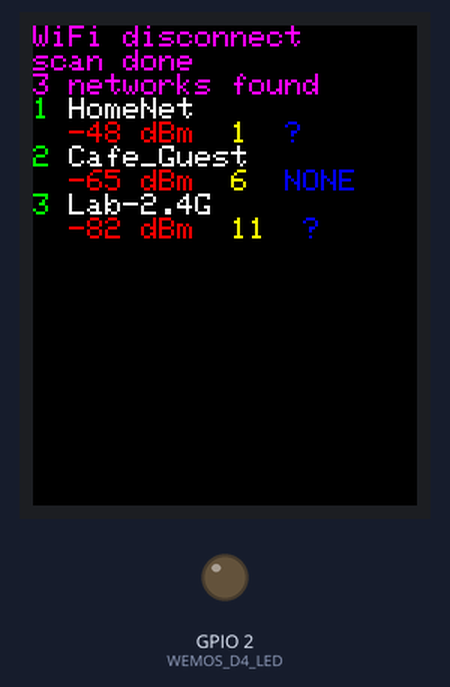
Recording of a sketch running on a simulated ESP8266 (Wemos D1 mini). On the bench: 128×160 colour display, output pins drawn as LEDs (lit = HIGH). A WiFi scan finds three made-up networks; what the sketch prints to the serial monitor is not drawn.

Above: at 12.4 s.
At 22.4 s:
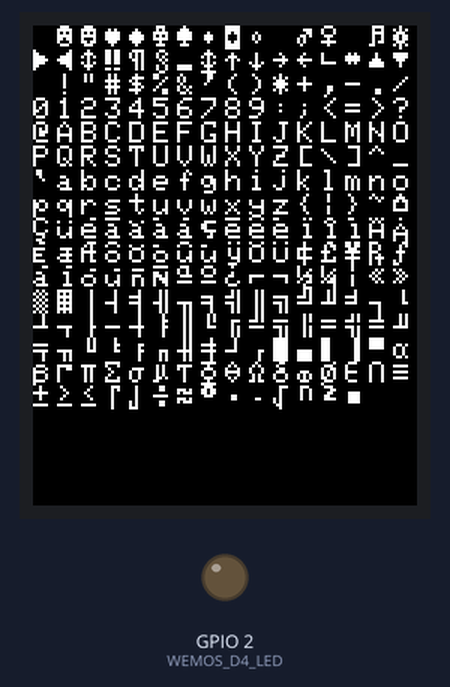
At 27.4 s:
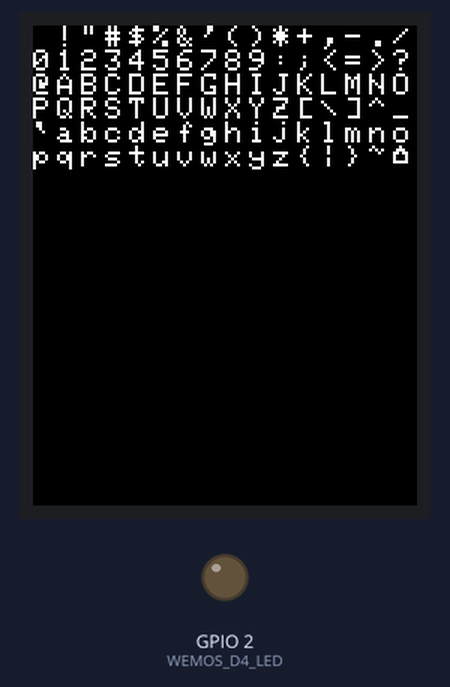

Measured:
- what the display in image 0 shows lasts 10.0 s, from 12.3 s to 22.3 s
- what the display in image 1 shows lasts 5.1 s, from 22.3 s to 27.4 s

The sketch:

wemos-rect.ino
```cpp
#include <ESP8266WiFi.h>
#include <WiFiClient.h>
// #include <ArduinoJson.h>
#include <Adafruit_ST7735.h>
#include <Adafruit_GFX.h>

#define WEMOS_D0     16
#define WEMOS_D1     5
#define WEMOS_D2     4
#define WEMOS_D3     0
#define WEMOS_D4_LED 2
#define WEMOS_D5     14
#define WEMOS_D6     12
#define WEMOS_D7     13
#define WEMOS_D8     15
#define WEMOS_TX     1
#define WEMOS_RX     3

#define TFT_CS   WEMOS_D2
#define TFT_DC   WEMOS_D3
#define TFT_RST  WEMOS_D1

Adafruit_ST7735 tft = Adafruit_ST7735(TFT_CS, TFT_DC, TFT_RST);

void setup() {
  wemosSetup();
  ledSetup();
  wifiSetup();
  tftSetup();
}

void loop() {
  ttfAlphabet255();
  delay(5000);
  ttfAlphabet96();
  delay(5000);
  wifiTftScan();
  delay(10000);
}
```

check.ino
```cpp
void checkSetup() {
  uint32_t realSize = ESP.getFlashChipRealSize();
  uint32_t ideSize = ESP.getFlashChipSize();
  FlashMode_t ideMode = ESP.getFlashChipMode();

  Serial.printf("Flash real id:   %08X\n", ESP.getFlashChipId());
  Serial.printf("Flash real size: %u\n\n", realSize);

  Serial.printf("Flash ide  size: %u\n", ideSize);
  Serial.printf("Flash ide speed: %u\n", ESP.getFlashChipSpeed());
  Serial.printf("Flash ide mode:  %s\n", (ideMode == FM_QIO ? "QIO" : ideMode == FM_QOUT ? "QOUT" : ideMode == FM_DIO ? "DIO" : ideMode == FM_DOUT ? "DOUT" : "UNKNOWN"));

  if (ideSize != realSize) {
    Serial.println("Flash Chip configuration wrong!\n");
  } else {
    Serial.println("Flash Chip configuration ok.\n");
  }
}
```

led.ino
```cpp
void ledSetup() {
  pinMode(WEMOS_D4_LED, OUTPUT);  // initialize onboard LED as output
  delay(10);
}

void ledBlink(int n, unsigned long d) {
  for (int i = 0; i <= n; i++) {
    digitalWrite(WEMOS_D4_LED, HIGH);  // turn on LED with voltage HIGH
    delay(d);                       // wait
    digitalWrite(WEMOS_D4_LED, LOW);   // turn off LED with voltage LOW
    delay(d);                       // wait
  }
}
```

tft.ino
```cpp
// LED   - 3.3V
// SCK   - D5
// SDA   - D7
// A0    - D3
// Reset - D1
// CS    - D2
// GND   - GND
// Vcc   - 5V

// Color definitions
// #define ST77XX_BLACK      0x0000
// #define ST77XX_WHITE      0xFFFF
// #define ST77XX_RED        0xF800
// #define ST77XX_GREEN      0x07E0
// #define ST77XX_BLUE       0x001F
// #define ST77XX_CYAN       0x07FF
// #define ST77XX_MAGENTA    0xF81F
// #define ST77XX_YELLOW     0xFFE0
// #define ST77XX_ORANGE     0xFC00

void tftSetup() {
  tft.initR(INITR_BLACKTAB);   // initialize a ST7735S chip, black tab
  tft.fillScreen(ST77XX_BLACK);
  tft.setCursor(30, 80);
  tft.setTextColor(ST77XX_WHITE);
  tft.setTextSize(1);
  tft.print("Connecting...");
}

void ttfAlphabet96() {
  tft.fillScreen(ST77XX_BLACK);
  tft.setTextColor(ST77XX_WHITE);
  tft.setTextSize(1);
  char c = 32;
  for (int y = 0; y < 6; y++) {
    for (int x = 0; x < 16; x++) {
      tft.setCursor(x * 8, y * 8);
      tft.print(c);
      c++;
    }
  }
}

void ttfAlphabet255() {
  tft.fillScreen(ST77XX_BLACK);
  tft.setTextColor(ST77XX_WHITE);
  tft.setTextSize(1);
  char c = 0;
  for (int y = 0; y < 16; y++) {
    for (int x = 0; x < 16; x++) {
      tft.setCursor(x * 8, y * 8);
      tft.print(c);
      c++;
    }
  }
}

void ttfSetCursor1(int y, int x) {
  tft.setCursor(x * 6, y * 8);
}
```

wemos.ino
```cpp
void wemosSetup() {
  Serial.begin(74880);

  uint32_t realSize = ESP.getFlashChipRealSize();
  uint32_t ideSize = ESP.getFlashChipSize();
  FlashMode_t ideMode = ESP.getFlashChipMode();

  Serial.printf("Flash real id:   %08X\n", ESP.getFlashChipId());
  Serial.printf("Flash real size: %u\n\n", realSize);

  Serial.printf("Flash ide  size: %u\n", ideSize);
  Serial.printf("Flash ide speed: %u\n", ESP.getFlashChipSpeed());
  Serial.printf("Flash ide mode:  %s\n", (ideMode == FM_QIO ? "QIO" : ideMode == FM_QOUT ? "QOUT" : ideMode == FM_DIO ? "DIO" : ideMode == FM_DOUT ? "DOUT" : "UNKNOWN"));

  if (ideSize != realSize) {
    Serial.println("Flash Chip configuration wrong!\n");
  } else {
    Serial.println("Flash Chip configuration ok.\n");
  }
}
```

wifi.ino
```cpp
// Network SSID
const char* wifiSsid = "Vika";
const char* wifiPassword = "w+79107385802";

void wifiSetup() {

}

void wifiTestLoop() {
  // Set WiFi to station mode and disconnect from an AP if it was previously connected
  delay(1000);
  Serial.println();
  Serial.println();
  WiFi.mode(WIFI_STA);
  Serial.println("WiFi disconnect");
  WiFi.disconnect();

  ledBlink(2, 100);

  // WiFi.scanNetworks will return the number of networks found
  int n = WiFi.scanNetworks();
  Serial.println("scan done");
  if (n == 0)
    Serial.println("no networks found");
  else
  {
    Serial.print(n);
    Serial.println(" networks found");
    for (int i = 0; i < n; ++i)
    {
      // Print SSID and RSSI for each network found
      Serial.print(i + 1);
      Serial.print(": ");
      Serial.print(WiFi.SSID(i));
      Serial.print(" (");
      Serial.print(WiFi.RSSI(i));
      Serial.print(") ");
      Serial.print(" [");
      Serial.print(WiFi.channel(i));
      Serial.print("] ");
      Serial.println((String) wifiEncryptionTypeStr(WiFi.encryptionType(i)));
      delay(10);
    }
  }
  Serial.println("");

  // Connect WiFi
  delay(1000);
  Serial.println();
  Serial.println();
  Serial.print("Connecting to ");
  Serial.println(wifiSsid);
  WiFi.hostname("Wemos");
  WiFi.begin(wifiSsid, wifiPassword);

  while (WiFi.status() != WL_CONNECTED) {
    delay(500);
    Serial.print(".");
  }
  Serial.println("");
  Serial.println("WiFi connected");

  // Print the IP address
  Serial.print("IP address: ");
  Serial.print(WiFi.localIP());
}

void wifiTftScan() {
  WiFi.mode(WIFI_STA);
  WiFi.disconnect();

  tft.fillScreen(ST77XX_BLACK);
  tft.setTextColor(ST77XX_MAGENTA);
  tft.setTextSize(1);
  tft.setTextWrap(false);
  ttfSetCursor1(0, 0);
  tft.print("WiFi disconnect");

  // WiFi.scanNetworks will return the number of networks found
  int n = WiFi.scanNetworks();
  ttfSetCursor1(1, 0);
  tft.print("scan done");
  if (n == 0) {
    ttfSetCursor1(2, 0);
    tft.print("no networks found");
  } else {
    ttfSetCursor1(2, 0);
    tft.print(n);
    tft.print(" networks found");
    for (int i = 0; i < n; ++i)
    {
      ttfSetCursor1(3 + i * 2, 0);
      // Print SSID and RSSI for each network found
      tft.setTextColor(ST77XX_GREEN);
      tft.print(i + 1);
      tft.print(" ");
      tft.setTextColor(ST77XX_WHITE);
      tft.print(WiFi.SSID(i));

      ttfSetCursor1(4 + i * 2, 0);
      tft.print("  ");
      tft.setTextColor(ST77XX_RED);
      tft.print(WiFi.RSSI(i));
      tft.print(" dBm  ");
      tft.setTextColor(ST77XX_YELLOW);
      tft.print(WiFi.channel(i));
      tft.print("  ");
      tft.setTextColor(ST77XX_BLUE);
      tft.print((String) wifiEncryptionTypeStr(WiFi.encryptionType(i)));
      delay(10);
    }
  }
}

String wifiEncryptionTypeStr(uint8_t authmode) {
  switch (authmode) {
    case ENC_TYPE_NONE:
      return "NONE";
    case ENC_TYPE_WEP:
      return "WEP";
    case ENC_TYPE_TKIP:
      return "TKIP";
    case ENC_TYPE_CCMP:
      return "CCMP";
    case ENC_TYPE_AUTO:
      return "AUTO";
    default:
      return "?";;
  }
}
```
